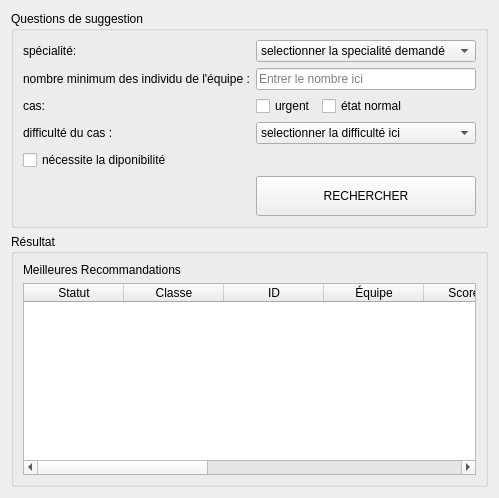
                               <widget class="QWidget" name="suggestionScrollContent">
                                <layout class="QVBoxLayout" name="suggestionScrollContentLayout">
                                 <item>
                                  <widget class="QGroupBox" name="suggestionQuestionsGroup">
                                   <property name="title">
                                    <string>Questions de suggestion</string>
                                   </property>
                                   <layout class="QVBoxLayout" name="suggestionQuestionsLayout">
                                    <item>
                                     <layout class="QFormLayout" name="suggestionFormLayout">
                                      <item row="0" column="0">
                                       <widget class="QLabel" name="labelSuggestionSpecialty">
                                        <property name="text">
                                         <string>spécialité:</string>
                                        </property>
                                       </widget>
                                      </item>
                                      <item row="0" column="1">
                                       <widget class="QComboBox" name="comboBoxSpecialiteRecommandation">
                                        <item>
                                         <property name="text">
                                          <string>selectionner la specialité demandé</string>
                                         </property>
                                        </item>
                                        <item>
                                         <property name="text">
                                          <string>maintenace</string>
                                         </property>
                                        </item>
                                        <item>
                                         <property name="text">
                                          <string>production</string>
                                         </property>
                                        </item>
                                        <item>
                                         <property name="text">
                                          <string>backoffice</string>
                                         </property>
                                        </item>
                                        <item>
                                         <property name="text">
                                          <string>mécanique</string>
                                         </property>
                                        </item>
                                        <item>
                                         <property name="text">
                                          <string/>
                                         </property>
                                        </item>
                                       </widget>
                                      </item>
                                      <item row="1" column="0">
                                       <widget class="QLabel" name="labelSuggestionMinMembers">
                                        <property name="text">
                                         <string>nombre minimum des individu de l'équipe :</string>
                                        </property>
                                       </widget>
                                      </item>
                                      <item row="1" column="1">
                                       <widget class="QLineEdit" name="lineEditNbMembresMinRecommandation">
                                        <property name="placeholderText">
                                         <string>Entrer le nombre ici</string>
                                        </property>
                                       </widget>
                                      </item>
                                      <item row="2" column="0">
                                       <widget class="QLabel" name="labelSuggestionCase">
                                        <property name="text">
                                         <string>cas:</string>
                                        </property>
                                       </widget>
                                      </item>
                                      <item row="2" column="1">
                                       <layout class="QHBoxLayout" name="casesLayout">
                                        <item>
                                         <widget class="QCheckBox" name="checkBoxUrgentRecommandation">
                                          <property name="text">
                                           <string>urgent</string>
                                          </property>
                                         </widget>
                                        </item>
                                        <item>
                                         <widget class="QCheckBox" name="checkBoxEtatNormalRecommandation">
                                          <property name="text">
                                           <string>état normal</string>
                                          </property>
                                         </widget>
                                        </item>
                                        <item>
                                         <spacer name="casesSpacer">
                                          <property name="orientation">
                                           <enum>Qt::Horizontal</enum>
                                          </property>
                                          <property name="sizeHint" stdset="0">
                                           <size>
                                            <width>40</width>
                                            <height>20</height>
                                           </size>
                                          </property>
                                         </spacer>
                                        </item>
                                       </layout>
                                      </item>
                                      <item row="3" column="0">
                                       <widget class="QLabel" name="labelSuggestionDifficulty">
                                        <property name="text">
                                         <string>difficulté du cas :</string>
                                        </property>
                                       </widget>
                                      </item>
                                      <item row="3" column="1">
                                       <widget class="QComboBox" name="comboBoxDifficulteRecommandation">
                                        <item>
                                         <property name="text">
                                          <string>selectionner la difficulté ici </string>
                                         </property>
                                        </item>
                                        <item>
                                         <property name="text">
                                          <string>facile</string>
                                         </property>
                                        </item>
                                        <item>
                                         <property name="text">
                                          <string>Normal</string>
                                         </property>
                                        </item>
                                        <item>
                                         <property name="text">
                                          <string>Difficile</string>
                                         </property>
                                        </item>
                                       </widget>
                                      </item>
                                     </layout>
                                    </item>
                                    <item>
                                     <widget class="QCheckBox" name="checkBoxRequiertDisponibilite">
                                      <property name="text">
                                       <string>nécessite la diponibilité</string>
                                      </property>
                                     </widget>
                                    </item>
                                    <item>
                                     <layout class="QHBoxLayout" name="suggestionActionLayout">
                                      <item>
                                       <spacer name="suggestionActionSpacer">
                                        <property name="orientation">
                                         <enum>Qt::Horizontal</enum>
                                        </property>
                                        <property name="sizeHint" stdset="0">
                                         <size>
                                          <width>40</width>
                                          <height>20</height>
                                         </size>
                                        </property>
                                       </spacer>
                                      </item>
                                      <item>
                                       <widget class="QPushButton" name="btnRechercherRecommandationEquipe">
                                        <property name="minimumSize">
                                         <size>
                                          <width>220</width>
                                          <height>40</height>
                                         </size>
                                        </property>
                                        <property name="text">
                                         <string>RECHERCHER</string>
                                        </property>
                                       </widget>
                                      </item>
                                     </layout>
                                    </item>
                                   </layout>
                                  </widget>
                                 </item>
                                 <item>
                                  <widget class="QGroupBox" name="suggestionResultsGroup">
                                   <property name="title">
                                    <string>Résultat</string>
                                   </property>
                                   <layout class="QVBoxLayout" name="suggestionResultsLayout">
                                    <item>
                                     <widget class="QLabel" name="labelSuggestionBestRecommendations">
                                      <property name="text">
                                       <string>Meilleures Recommandations</string>
                                      </property>
                                     </widget>
                                    </item>
                                    <item>
                                       <widget class="QTableWidget" name="suggestionResultsTable">
                                        <property name="columnCount">
                                         <number>10</number>
                                        </property>
                                        <property name="rowCount">
                                         <number>0</number>
                                        </property>
                                        <column>
                                         <property name="text">
                                          <string>Statut</string>
                                         </property>
                                        </column>
                                        <column>
                                         <property name="text">
                                          <string>Classe</string>
                                         </property>
                                        </column>
                                        <column>
                                         <property name="text">
                                          <string>ID</string>
                                         </property>
                                        </column>
                                        <column>
                                         <property name="text">
                                          <string>Équipe</string>
                                         </property>
                                        </column>
                                        <column>
                                         <property name="text">
                                          <string>Score /10</string>
                                         </property>
                                        </column>
                                        <column>
                                         <property name="text">
                                          <string>Rate</string>
                                         </property>
                                        </column>
                                        <column>
                                         <property name="text">
                                          <string>Disponibilité</string>
                                         </property>
                                        </column>
                                        <column>
                                         <property name="text">
                                          <string>Fiabilité</string>
                                         </property>
                                        </column>
                                        <column>
                                         <property name="text">
                                          <string>Charge</string>
                                         </property>
                                        </column>
                                        <column>
                                         <property name="text">
                                          <string>Raisons</string>
                                         </property>
                                        </column>
                                       </widget>
                                    </item>
                                   </layout>
                                  </widget>
                                 </item>
                                </layout>
                               </widget>
